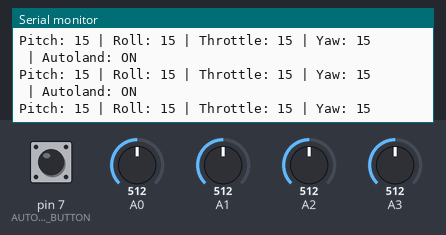
Simulated run of this sketch. Board: Arduino Uno, built with avr-gcc and run on an emulated ATmega328P. Shown: the last lines printed to the serial monitor. Inputs (shaded band) come from the test bench; at power-on: A0 = 512, A1 = 512, A2 = 512, pin 7 (AUTOLAND_BUTTON) HIGH, A3 = 512. No radio packets arrive unless stated.

Above: at 1.2 s.
1.3 s: A0 set to 337
At 2.4 s:
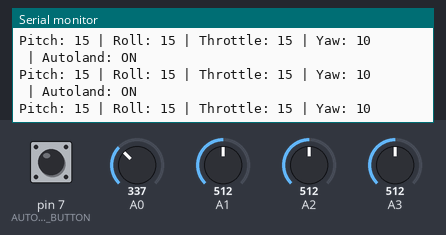
4.3 s: A0 set to 318
At 5.4 s:
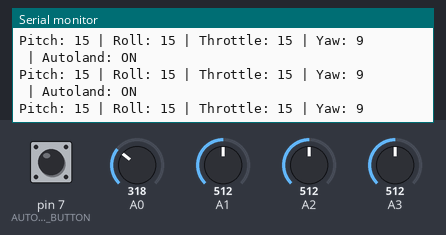
7.3 s: A1 set to 340
At 8.4 s:
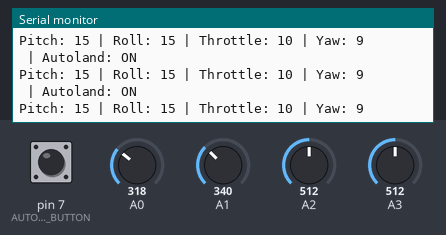
10.3 s: A1 set to 322
At 11.4 s:
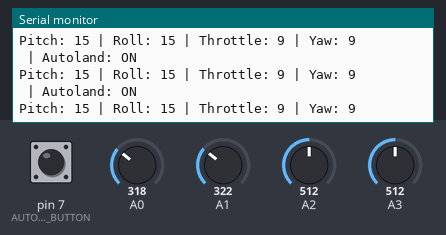
11.8 s: A2 set to 344
At 12.8 s:
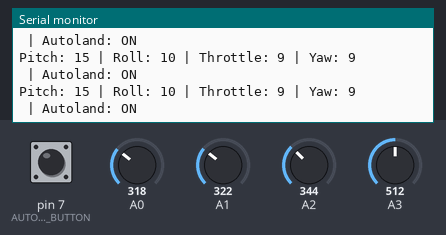
14.8 s: A2 set to 314
At 15.6 s:
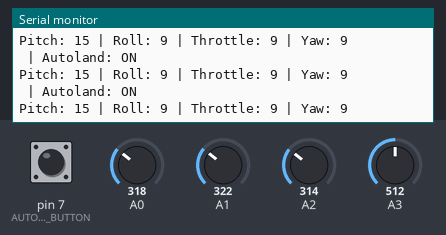
Timing chart, 0 to 17.8 s (numbered marks = the images above; inputs shaded):
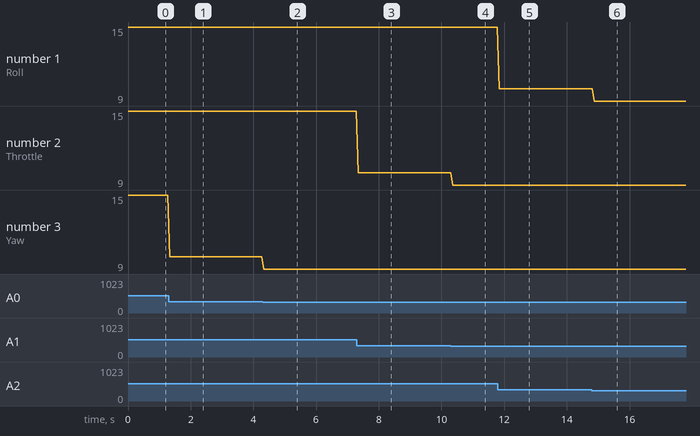

Measured:
- the behaviour switches between 330 and 329 on A2 (found by bisection; images 5 and 6)
- after the input at 1.3 s, the serial monitor: prints a new line at once (image 1)
- after the input at 4.3 s, the serial monitor: prints a new line at once (image 2)
- after the input at 7.3 s, the serial monitor: prints a new line at once (image 3)
- after the input at 10.3 s, the serial monitor: prints a new line after 0.06 s (image 4)
- after the input at 11.8 s, the serial monitor: prints a new line at once (image 5)
- after the input at 14.8 s, the serial monitor: prints a new line after 0.07 s (image 6)
- plotted number 2: 15 → 10 after the input at 7.3 s

The sketch:

DroneRemote.ino
```cpp
/**
 * @file    DroneRemote.ino
 * @author  Jaqueline Liljedahl & Benjamin Benfeldt
 * @brief   Remote control for the drone.
 * @date    2026-04-30
 * * @details This file handles sending signals to the drone, telling it where
 * to relocate to.
 */

// ========================================================================== //
// INCLUDE LIBRARIES                                                          //
// ========================================================================== //

// RadioHead Amplitude Shifting Keying, 433MHz frequenzy
#include <RH_ASK.h>

// Serial Peripheral Interface library
#include <SPI.h>

// ========================================================================== //
// CONFIGURATION                                                              //
// ========================================================================== //

// Debug logging, ensure only one toggled at once to avoid console clutter.
constexpr bool DEBUG_MAIN       = true; // Main information out
constexpr bool DEBUG_RADIO      = false;

// ========================================================================== //
// PIN DEFINITIONS                                                            //
// ========================================================================== //

// Physical remote control pins
constexpr uint8_t AUTOLAND_BUTTON  = 7;
constexpr uint8_t JOYSTICK_LEFT_X  = A0;
constexpr uint8_t JOYSTICK_LEFT_Y  = A1;
constexpr uint8_t JOYSTICK_RIGHT_X = A2;
constexpr uint8_t JOYSTICK_RIGHT_Y = A3;

// ========================================================================== //
// ENUMS / STRUCTS                                                            //
// ========================================================================== //

/**
 * @brief Packet containing flight control information, ability to encode and
 * decode values.
 *
 * Packet storing pitch, roll, throttle, yaw, autoland and a rolling counter
 * sequence. The information values (except autoland) are stored in 5 bits,
 * giving 32 values (intented 16 for both directions). The autoland is a single
 * bit because its a switch indicator.
 *
 * The sequence is a 3 bit rolling value that has the job to stay consistant.
 * This is used when decoding the bytes from a 5 byte buffer, it makes sure all
 * the bytes have the same sequence - if not, the packet is broken. The packet
 * assumes that information is being sent 1 byte at a time, therefore theres a
 * security consistancy check using the rolling sequence.
 */
struct RemotePacket {
  uint8_t pitch;    // 5bit (0-31)
  uint8_t roll;     // 5bit (0-31)
  uint8_t throttle; // 5bit (0-31)
  uint8_t yaw;      // 5bit (0-31)
  uint8_t autoland; // 1bit (0-1)
  uint8_t seq;      // 3bit (0-9) rolling counter

  /**
   * @brief Encode a 5 byte buffer. Does not modify members of the struct.
   *
   * Encodes values to the buffer in the exact following order: pitch, roll,
   * throttle, yaw & autoland.
   *
   * When encoding values (except autoland) it masks the first 5 bits, then
   * shifts them to the left by 3 to make space for the sequence. It then
   * masks the first 3 bits of the sequence, and appends them to the byte.
   * [value5 | seq3]
   *
   * For the autoland case, it masks the first bit, shifts it by 3 to the left,
   * and uses the above same procedure for the sequence. Resulting in the last 4
   * bits of the full byte being unused. [unused4 | autoland1 | seq3 ]
   *
   * @param buffer uint8_t*. Byte array with a length of 5 - this will store the
   * encoded data.
   */
  void encode(uint8_t* buffer) const {
    buffer[0] = ((pitch    & 0x1F) << 3) | (seq & 0x07);
    buffer[1] = ((roll     & 0x1F) << 3) | (seq & 0x07);
    buffer[2] = ((throttle & 0x1F) << 3) | (seq & 0x07);
    buffer[3] = ((yaw      & 0x1F) << 3) | (seq & 0x07);
    buffer[4] = ((autoland & 0x01) << 3) | (seq & 0x07);
  }

  /**
   * @brief Decode from a 5 byte buffer. Does not modify the pointed buffers
   * values - writes to the struct members.
   *
   * Decodes values from the buffer, expects the exact following order: pitch,
   * roll, throttle, yaw & autoland.
   *
   * When decoding it first grabs all the sequences in each byte. It does this
   * by masking the first 3 bits (where the rolling sequences are located). It
   * then verifies the itegrity of the packet by checking if all the sequences
   * match eachother, if they dont, the function returns false to indicate the
   * packet is broken.
   *
   * If verification passes, it starts extracting values and writing them to the
   * struct. When extracting a value it first shifts the bits to the right by 3.
   * Then it masks the first 5 bits, except for autoland - here its only the
   * first bit. Finally the function returns true to indicate a successful
   * decode.
   *
   * @param buffer uint8_t*. Byte array with a length of 5 - this contains the
   * full encoded packet.
   *
   * @return bool. True if the packet was decoded successfully.
   * @return bool. False otherwise.
   */
  bool decode(const uint8_t* buffer) {
    // Extract sequences
    uint8_t s0 = buffer[0] & 0x07;
    uint8_t s1 = buffer[1] & 0x07;
    uint8_t s2 = buffer[2] & 0x07;
    uint8_t s3 = buffer[3] & 0x07;
    uint8_t s4 = buffer[4] & 0x07;

    // Verify that all seqs match
    if ((s0 != s1) || (s0 != s2) || (s0 != s3) || (s0 != s4))
      return false;

    // Extract values
    seq      = s0;
    pitch    = (buffer[0] >> 3) & 0x1F;
    roll     = (buffer[1] >> 3) & 0x1F;
    throttle = (buffer[2] >> 3) & 0x1F;
    yaw      = (buffer[3] >> 3) & 0x1F;
    autoland = (buffer[4] >> 3) & 0x01;

    return true;
  }
};

// ========================================================================== //
// CLASSES                                                                    //
// ========================================================================== //

/**
 * @brief Send and recieve packets of 5 bytes. Used to communicate between
 * remote and drone controller.
 *
 * Expects constant sending from the transmitter copy of this class.
 *
 * Drone should NOT send data! (slows down runtime too much).
 */
class Radio {
  public:
    Radio() : signal(false), lastRxTime(0) {}

    /**
     * @brief Initialize the RadioHead driver.
     */
    void begin() {
      bool success = driver.init();
      if (!success && DEBUG_RADIO)
        Serial.println("Failed to initialize radio driver!");
    }

    /**
     * @brief Call every loop. Reads from the driver internal buffer if new data
     * is available.
     *
     * When recieving a packet, the function checks if the length recieved is
     * exactly 5 bytes. This is to filter off noise or broken packets.
     */
    void update() {
      uint8_t length = sizeof(buffer);

      // Read if theres a packet ready
      if (driver.recv(buffer, &length) && length == 5) {
        if (rxPacket.decode(buffer)) {
          signal = true;
          lastRxTime = millis();
        }
      }

      // Debug logging
      if (DEBUG_RADIO) {
        Serial.print(F("Signal: "));
        Serial.print(signal ? "YES" : "NO");
        Serial.print(F(" | Pitch: "));
        Serial.print(rxPacket.pitch);
        Serial.print(F(" | Roll: "));
        Serial.print(rxPacket.roll);
        Serial.print(F(" | Yaw: "));
        Serial.print(rxPacket.yaw);
        Serial.print(F(" | Throttle: "));
        Serial.print(rxPacket.throttle);
        Serial.print(F(" | Autoland: "));
        Serial.println(rxPacket.autoland);
      }

      // Check if the radio lost signal to the transmitter
      if (millis() - lastRxTime > 2000) {
        signal = false;
      }
    }

    /**
     * @brief Send a packets data by reference. Blocking stack until finished!
     *
     * RadioHead can send 2000bps. This class sends 5 bytes + overhead which is
     * approximatly ~80 bits. That makes sending take around ~40ms.
     *
     * @param packet RemotePacket&. Reference to the remote packet whos data to
     * encode and send.
     */
    void send(const RemotePacket& packet) {
      packet.encode(buffer);

      // Debug logging
      if (DEBUG_RADIO) {
        Serial.print(F("Pitch: "));
        Serial.print(packet.pitch);
        Serial.print(F(" | Roll: "));
        Serial.print(packet.roll);
        Serial.print(F(" | Yaw: "));
        Serial.print(packet.yaw);
        Serial.print(F(" | Throttle: "));
        Serial.print(packet.throttle);
        Serial.print(F(" | Autoland: "));
        Serial.println(packet.autoland);
      }

      // Send packet
      driver.send(buffer, sizeof(buffer));
      driver.waitPacketSent();
    }

    /**
     * @brief Check if the RH has a signal.
     *
     * Loses signal if theres more than 100ms since the last recorded packet
     * recieved.
     *
     * @return bool. True if theres a signal.
     */
    bool hasSignal() const { return signal; }

    /**
     * @brief Exposes the packet, read-only access.
     *
     * @return RemotePacket&. Reference to the decoded packet containing
     * the newest values available.
     */
    const RemotePacket& getRxPacket() const { return rxPacket; }

  private:
    RH_ASK driver;

    RemotePacket rxPacket;
    uint8_t buffer[5];

    bool signal;
    uint32_t lastRxTime;
};

// ========================================================================== //
// CLASS INSTANTIATION                                                        //
// ========================================================================== //

Radio radio;
RemotePacket packet;

// ========================================================================== //
// LIFECYCLE FUNCTIONS                                                        //
// ========================================================================== //

/**
 * @brief Called by system at the startup once.
 */
void setup() {
  pinMode(AUTOLAND_BUTTON, INPUT_PULLUP);

  if (DEBUG_MAIN || DEBUG_RADIO)
    Serial.begin(9600);

  radio.begin();
}

/**
 * @brief Called by system every time possible.
 */
void loop() {
  // Læs joystick
  int joy1_x = analogRead(A0); // Yaw
  int joy1_y = analogRead(A1); // Throttle
  int joy2_x = analogRead(A2); // Roll
  int joy2_y = analogRead(A3); // Pitch

  // Konverter fra 0-1023 til 0-31
  packet.yaw      = map(joy1_x, 0, 1023, 0, 31);
  packet.throttle = map(joy1_y, 0, 1023, 0, 31);
  packet.roll     = map(joy2_x, 0, 1023, 0, 31);
  packet.pitch    = map(joy2_y, 0, 1023, 0, 31);

  packet.autoland = digitalRead(7);

  // Log if needed
  if (DEBUG_MAIN) {
    Serial.print(F("Pitch: "));
    Serial.print(packet.pitch);
    Serial.print(F(" | Roll: "));
    Serial.print(packet.roll);
    Serial.print(F(" | Throttle: "));
    Serial.print(packet.throttle);
    Serial.print(F(" | Yaw: "));
    Serial.println(packet.yaw);
    Serial.print(F(" | Autoland: "));
    Serial.println(packet.autoland ? "ON" : "OFF");
  }

  radio.send(packet);
}
```
